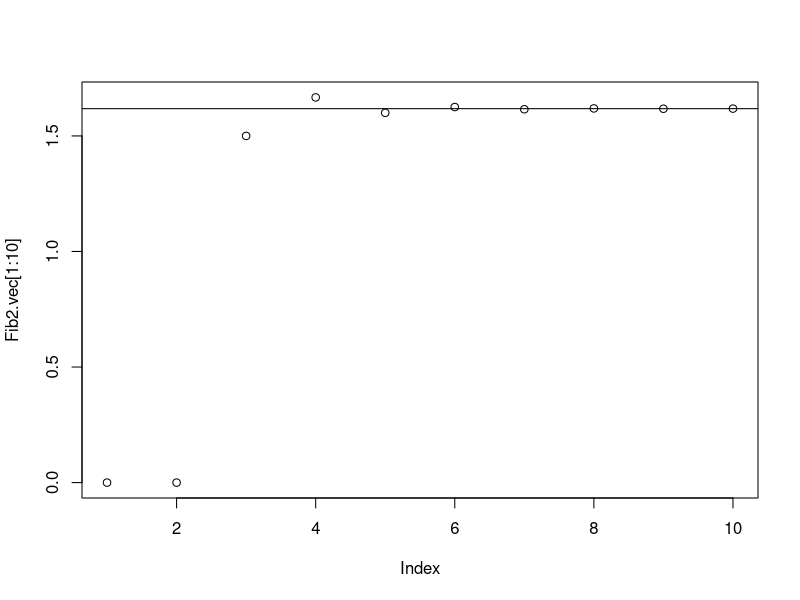

The R script that drew this image:
## ---- chunk 1
myAtomicVector <- c(1, 4, 3, 2, NA, 3.22, -44, 2, NA, 0, 22, 34)
myAtomicVector
table(myAtomicVector) []
## ---- chunk 2
table1 <- table(myAtomicVector)
table1[names(table1)>0]
sum(table1[names(table1)>0])
table(myAtomicVector>0)
## ---- chunk 3
table1 <- table(myAtomicVector)
table1[names(table1)<0]
sum(table1[names(table1)<0])
table(myAtomicVector<0)
## ---- chunk 4
table1 <- table(myAtomicVector)
table1[names(table1)==0]
sum(table1[names(table1)==0])
table(myAtomicVector==0)
## ---- chunk 5
myAtomicVector[myAtomicVector=="N/A"]
frequency("N/A"==myAtomicVector)
sapply(myAtomicVector, function(x) sum(is.na(x)))
sum(sapply(myAtomicVector, function(x) sum(is.na(x))))
sum(is.na(myAtomicVector))
## ---- chunk 6
table(myAtomicVector!=0)
myAtomicVector!=0
list(table(myAtomicVector)!=0)
## ---- chunk 7
subset(myAtomicVector, myAtomicVector>0)
sum(myAtomicVector[which(myAtomicVector>0)])
## ---- chunk 8
subset(myAtomicVector, myAtomicVector<0)
sum(myAtomicVector[which(myAtomicVector<0)])
## ---- chunk 9
#initialize the vector for memory
Fib.vec <- rep(0, 1000)
#store the first two entries to be 1
Fib.vec[1] <- 1
Fib.vec[2] <- 1
#iterate to get the remaining values
for(i in 3:1000){
  Fib.vec[i] <- Fib.vec[i-1] + Fib.vec[i-2]
}
## ---- chunk 10
#initialize the vector for memory
Fib.vec <- rep(0, 1000)
#Fib.vec
#store the first two entries to be 1
Fib.vec[1] <- 1
Fib.vec[2] <- 1
#iterate to get the remaining values
for(i in 3:1000){
  Fib.vec[i] <- Fib.vec[i-1] + Fib.vec[i-2]
}

Fib.vec[1:8]
Fib.vec[993:1000]

#a <- list(Fib.vec[1:8])
#b <- list(Fib.vec[993:1000])
#list(a,b)
#c(a,b)

#rbind(Fib.vec[1:8],Fib.vec[993:1000])
#table3a <- merge(Fib.vec[1:8],Fib.vec[993:1000])
#names(table3a)
#colnames(table3a)[names(table3a) == "x"] <- "First 8"
#colnames(table3a)[names(table3a) == "y"] <- "Last 8"
#table3a

## ---- chunk 11
#initialize the vector for memory
Fib.vec <- rep(0, 1000)
#store the first two entries to be 1
Fib.vec[1] <- 1
Fib.vec[2] <- 1
#iterate to get the remaining values
for(i in 3:1000){
  Fib.vec[i] <- Fib.vec[i-1] + Fib.vec[i-2]
}


Fib2.vec <- rep(0, 999)
#store the first entry to be 1
#Fib.vec[1] <- 1
#iterate to get the remaining values
for(i in 3:999){
  Fib2.vec[i] <- (Fib.vec[i+1] / Fib.vec[i])
}
Fib2.vec[1:8]
## ---- chunk 12
plot(Fib2.vec[1:10])
abline(h = (1 + sqrt(5))/2)
## ---- chunk 13
#2 slope of line h=0 and Fib2.vec ~= expression(H) except for 2 outliers: values x=1,2 are outliers
## ---- chunk 14
# Fib.vec is interpreted as a function because of the parenthesis, and therefore produces an error because there is no such registered function. It appears as though it is human/logical error and the user meant to input brackets as opposed to parenthisis
## ---- chunk 15
Fib.matrix1 <- matrix(Fib.vec, nrow=100, ncol=10)
Fib.matrix2 <- matrix(Fib.vec, nrow=100, ncol=10, byrow=T)
#Fib.matrix2
#Fib.matrix1
Fib.matrix1[18,]
mean(Fib.matrix1[18,])
sd(Fib.matrix2[,8])
Fib.array <- array(Fib.vec, c(10,10,10))
Fib.array[5,2,8]
## ---- chunk 16
#Irrational number: 3.17...
## ---- chunk 17
#Infinity
## ---- chunk 18
#The entry in the 5th row of the 2nd column of the 8th matrix in Fib.array is 1.1931... (refer above)
